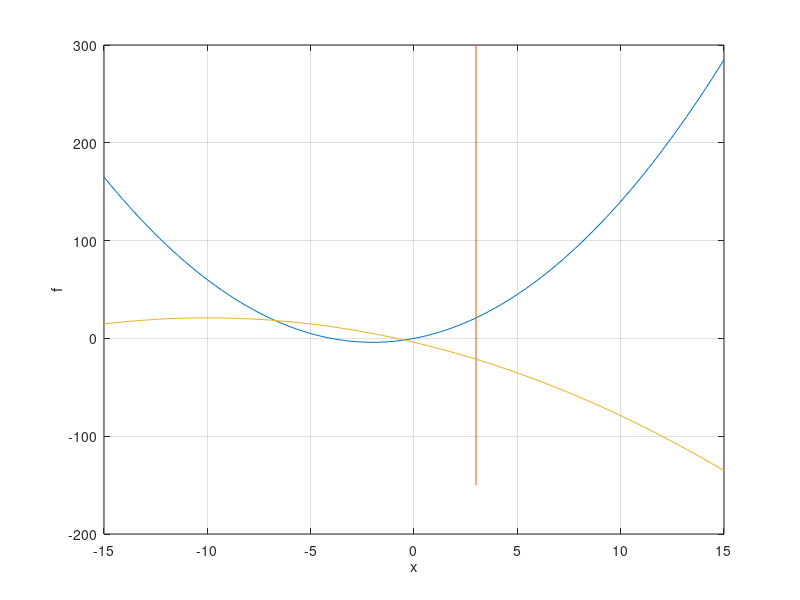

MATLAB code to generate this figure:
clear all 
close all
clc

%%
Q = 2;
c = 4;

A = 1;
b = 3;

a = 15;
n = 101;
x = linspace(-a,a,n);

f0 = zeros(n,1);
g = zeros(n,1);

for i = 1:n
    f0(i) = .5*x(i)*Q*x(i) + c'*x(i);
    g(i) = -.5*(A*x(i)+c)*(1/Q)*(A*x(i)+c)-b*x(i);
end



%%
figure(1); clf
plot(x,f0); hold on
plot([b/A b/A],[-150 300]);
plot(x,g)
xlabel('x'); ylabel('f')
grid on
